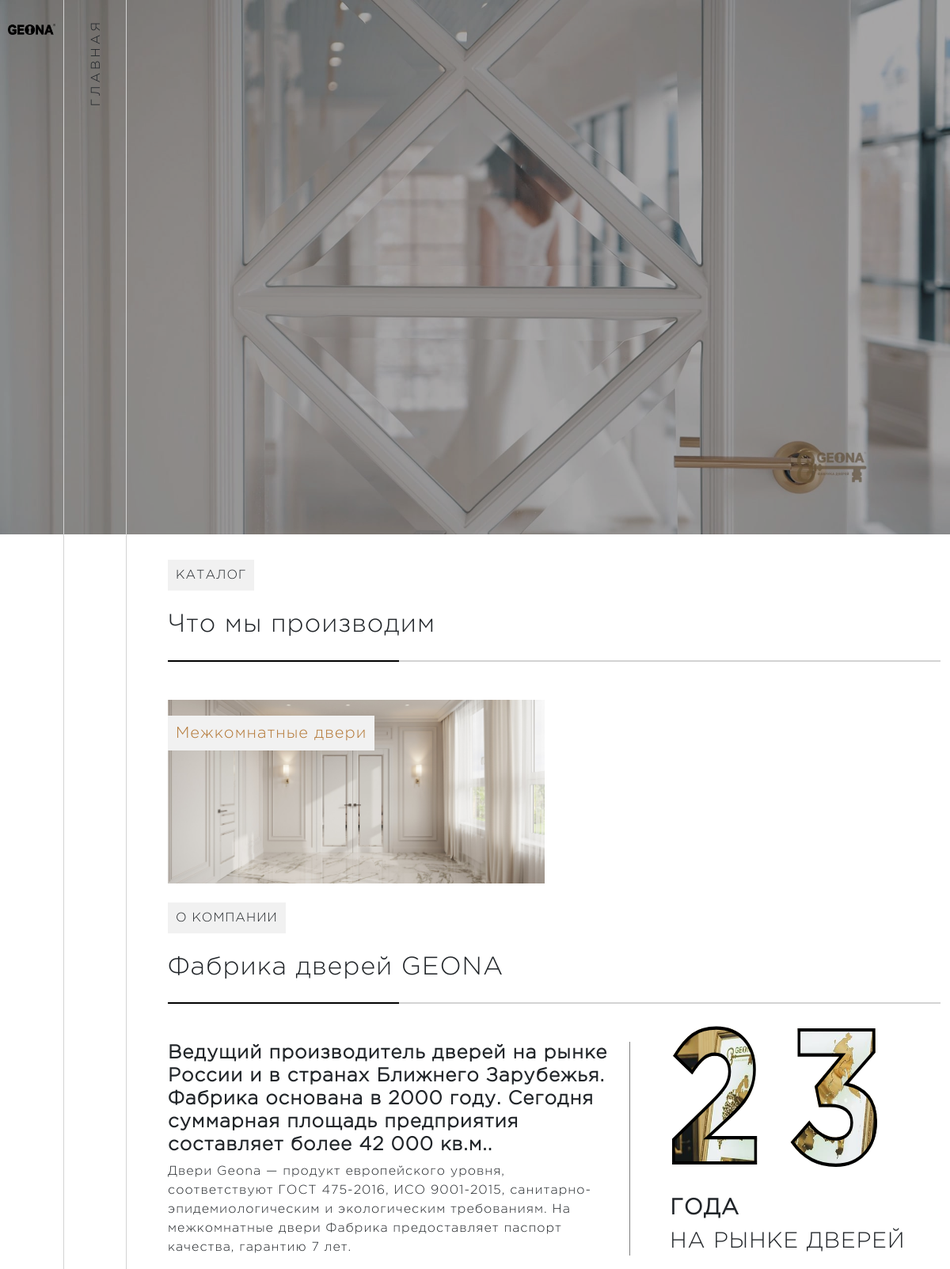
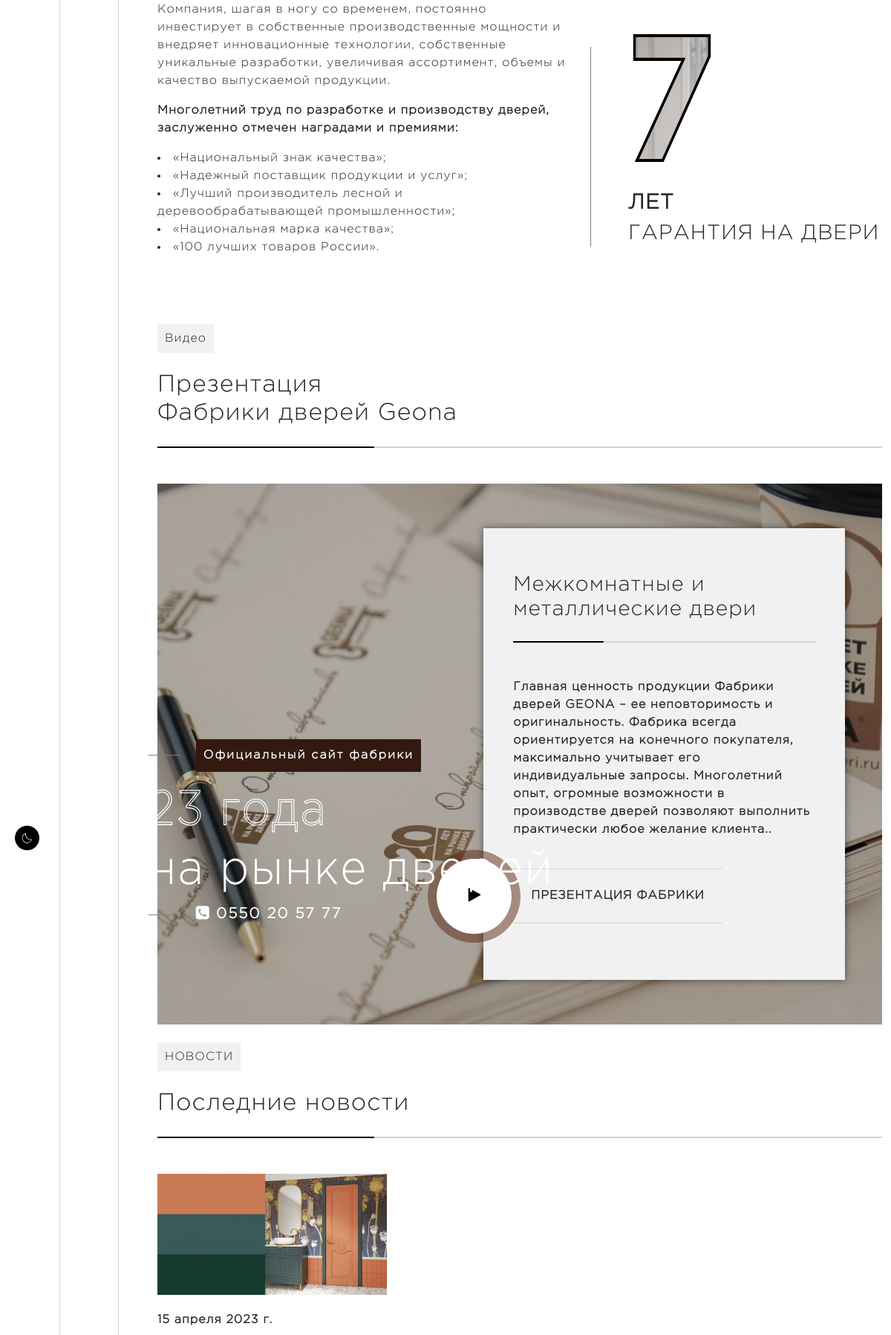
The page / (upper part) on the database its author committed (2 pictures, top to bottom).
### doors/models.py (models this page shows, shortened)
class Category(models.Model):
	title = models.CharField(max_length=255)
	image = models.ImageField(upload_to=image_upload_path)
	description = models.TextField(blank=True)

class News(models.Model):
	title = models.CharField(max_length=255)
	image = models.ImageField(upload_to=news_image_upload)
	extra_img1 = models.ImageField(upload_to=news_image_upload, blank=True)
	extra_img2 = models.ImageField(upload_to=news_image_upload, blank=True)
	extra_img3 = models.ImageField(upload_to=news_image_upload, blank=True)
	date = models.DateField()
	description = models.TextField(blank=True)

### doors/views.py (the view)
# urls.py: path('', include('doors.urls', namespace='main')),
def main(request):
	categories = Category.objects.all()
	news = News.objects.all()
	form = MessageForm()
	context = {'categories': categories, 'news': news, 'form': form}
	if request.method == 'POST':
		form = MessageForm(request.POST)
		if form.is_valid():
			form.save()
			messages.success(request, 'Ваше сообщение отправлено!')
			return redirect('doors:main')
		else:
			messages.success(request, 'Ошибка!')
			return redirect('doors:main')
	else:
		return render(request, 'doors/main.html', context)

### doors/templates/doors/main.html (shortened to what this page needs)
{% extends 'index.html' %}
{% block content %}
<div class="row">
{% for category in categories %}
<div class="col-12 col-lg-6 col-md-6">
	<a href="{% url 'doors:category' category.id %}">
		<div class="card border-0 rounded-0">
			<img src="{{ category.image.url }}" class="" alt="Межкомнатные двери">
			<div id="subtitle" class="card-img-overlay subtitle p-0 m-0">
				<h5 class="bg-subtitle">{{ category.title }}</h5>
			</div>
		</div>
	</a>
</div>
{% endfor %}
</div>
{% endblock %}
{% block news %}
{% for one_news in news|slice:":3" %}
	<div class="row pb-5">
	  <div class="col-12 col-md-6 col-lg-4">
	    <div class="card transparent-bg border-0">
	      <img src="{{one_news.image.url}}" class="card-img-top rounded-0" alt="...">
	      <div class="card-body p-0">
	        <h6 class="card-title fw-bold mt-4">{{one_news.date}}</h6>
	      </div>
	    </div>
	  </div>
	</div>
{% endfor %}
{% endblock %}

### static/css/styles.css (style rules this page uses)
body { transition: background-color .6s ease; }
.fw-bold { font-weight: bold; }
.transparent-bg { background-color: transparent !important; }
.subtitle { color: #B37735; margin: 10px; padding: 40px; }
.bg-subtitle { background-color: #f1f1f1; padding: 10px; margin-top: 20px; display: inline-block; }

### rows shown on the page
Category: image (picture), title "Межкомнатные двери"
News: image (picture), date "15 апреля 2023 г."
